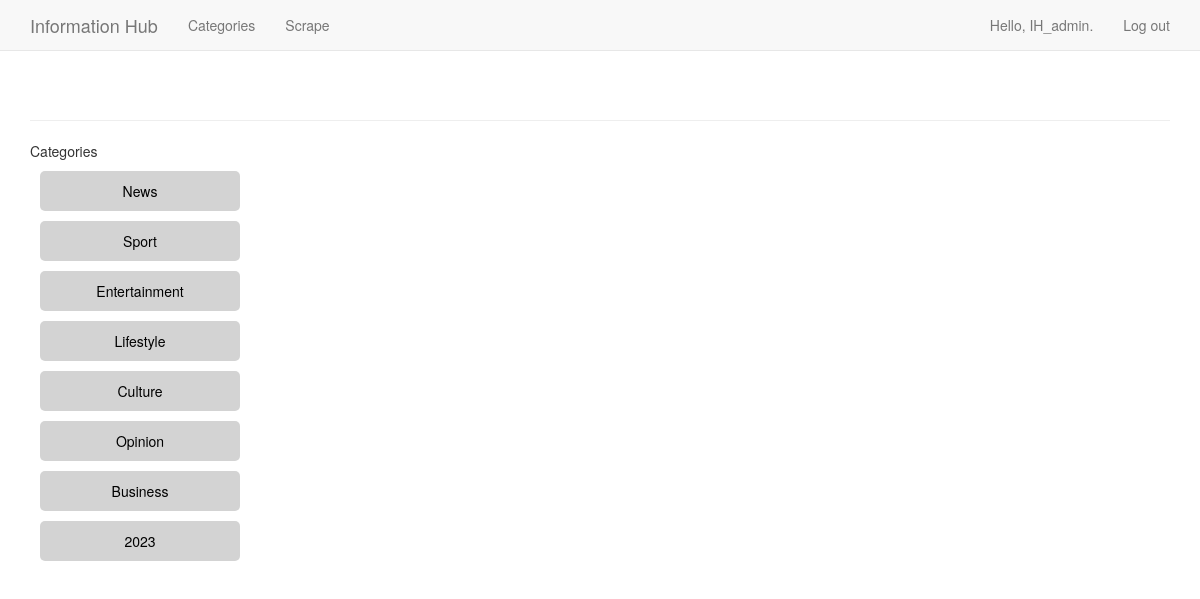
Page /categories/ (signed in) on the committed database.
### info_hubs/models.py (models this page shows)
class Category(models.Model):
    text = models.CharField(max_length=200)
    date_added = models.DateTimeField(auto_now_add=True)
    class Meta:
        verbose_name_plural = 'categories'
    def __str__(self):
        return self.text

### info_hubs/views.py (the view)
# urls.py: re_path('^categories/$', views.categories, name='categories'),
def categories(request):
    categories = Category.objects.order_by('date_added')
    context = {'categories': categories}
    return render(request, 'info_hubs/categories.html', context)

### info_hubs/templates/info_hubs/categories.html
{% extends "info_hubs/base.html" %}
{% block content %}
  <p>Categories</p>
  <div>
    {% for category in categories %}
      <a style="display: block; background-color: lightgrey; border-radius: 5px;
       margin: 10px; padding: 10px; text-align: center; width: 200px;
        color: black; text-decoration: none;"
         href="{% url 'info_hubs:category' category.id %}">
        {{ category }}
      </a>
    {% empty %}
      <div>No categories have been added yet.</div>
    {% endfor %}
  </div>
{% endblock content %}

### info_hubs/templates/info_hubs/base.html (shortened to what this page needs)
{% load bootstrap3 %}
<!DOCTYPE html>
<html lang="en">
  <head>
    {% bootstrap_css %}
  </head>
  <body>
    <nav class="navbar navbar-default navbar-static-top">
      <div class="container">
        <div class="navbar-header">
            <a class="navbar-brand" href="{% url 'info_hubs:index' %}">
                Information Hub</a>
        </div>
        <div id="navbar" class="navbar-collapse collapse">
          <ul class="nav navbar-nav">
            <li><a href="{% url 'info_hubs:categories' %}">Categories</a></li>
                        <li><a href="{% url 'info_hubs:scrape_data' %}">Scrape</a></li>
          </ul>
          <ul class="nav navbar-nav navbar-right">
            {% if user.is_authenticated %}
              <li><a>Hello, {{ user.username }}.</a></li>
              <li><a href="{% url 'users:logout' %}">Log out</a></li>
            {% else %}
              <li><a href="{% url 'users:register' %}">Register</a></li>
              <li><a href="{% url 'users:login' %}">Log in</a></li>
            {% endif %}
          </ul>
        </div>
      </div>
    </nav>
    <div class="container">
      <div class="page-header">
      </div>
      <div>
        {% block content %}{% endblock content %}
      </div>
    </div>
  </body>
</html>

### rows in the picture
Category: text "News"
Category: text "Sport"
Category: text "Entertainment"
Category: text "Lifestyle"
Category: text "Culture"
Category: text "Opinion"
Category: text "Business"
Category: text "2023"

### other values in the picture
{{ user.username }} "IH_admin"
